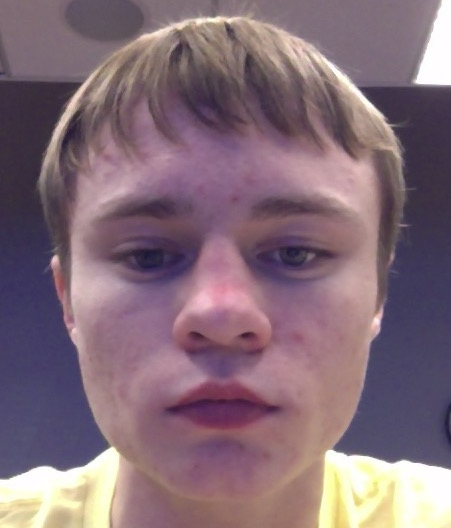
#> input picture myPic.jpg, 451 x 528 px
$ python findObj.py   (older library calls are emulated)
#> lines starting #> are read from the running program, lines starting #| are printed output that depends on the picture
### find_obj.py
#!/usr/bin/env python

'''
Feature-based image matching sample.

USAGE
  find_obj.py [--feature=<sift|surf|orb|brisk>[-flann]] [ <image1> <image2> ]

  --feature  - Feature to use. Can be sift, surf, orb or brisk. Append '-flann'
               to feature name to use Flann-based matcher instead bruteforce.

  Press left mouse button on a feature point to see its matching point.
'''

import numpy as np
import cv2
from common import anorm, getsize

FLANN_INDEX_KDTREE = 1  # bug: flann enums are missing
FLANN_INDEX_LSH    = 6


# [28 lines left out: function init_feature, not called in this run]


def filter_matches(kp1, kp2, matches, ratio = 0.75):
    mkp1, mkp2 = [], []
    for m in matches:
        if len(m) == 2 and m[0].distance < m[1].distance * ratio:
            m = m[0]
            mkp1.append( kp1[m.queryIdx] )
            mkp2.append( kp2[m.trainIdx] )
    p1 = np.float32([kp.pt for kp in mkp1])
    p2 = np.float32([kp.pt for kp in mkp2])
    kp_pairs = zip(mkp1, mkp2)
    return p1, p2, kp_pairs

def explore_match(win, img1, img2, kp_pairs, status = None, H = None):
    h1, w1 = img1.shape[:2]
    h2, w2 = img2.shape[:2]
    vis = np.zeros((max(h1, h2), w1+w2), np.uint8)
    vis[:h1, :w1] = img1
    vis[:h2, w1:w1+w2] = img2
    vis = cv2.cvtColor(vis, cv2.COLOR_GRAY2BGR)

    if H is not None:
        corners = np.float32([[0, 0], [w1, 0], [w1, h1], [0, h1]])
        corners = np.int32( cv2.perspectiveTransform(corners.reshape(1, -1, 2), H).reshape(-1, 2) + (w1, 0) )
        cv2.polylines(vis, [corners], True, (255, 255, 255))

    if status is None:
        status = np.ones(len(kp_pairs), np.bool_)
    p1 = np.int32([kpp[0].pt for kpp in kp_pairs])
    p2 = np.int32([kpp[1].pt for kpp in kp_pairs]) + (w1, 0)

    green = (0, 255, 0)
    red = (0, 0, 255)
    white = (255, 255, 255)
    kp_color = (51, 103, 236)
    for (x1, y1), (x2, y2), inlier in zip(p1, p2, status):
        if inlier:
            col = green
            cv2.circle(vis, (x1, y1), 2, col, -1)
            cv2.circle(vis, (x2, y2), 2, col, -1)
        else:
            col = red
            r = 2
            thickness = 3
            cv2.line(vis, (x1-r, y1-r), (x1+r, y1+r), col, thickness)
            cv2.line(vis, (x1-r, y1+r), (x1+r, y1-r), col, thickness)
            cv2.line(vis, (x2-r, y2-r), (x2+r, y2+r), col, thickness)
            cv2.line(vis, (x2-r, y2+r), (x2+r, y2-r), col, thickness)
    vis0 = vis.copy()
    for (x1, y1), (x2, y2), inlier in zip(p1, p2, status):
        if inlier:
            cv2.line(vis, (x1, y1), (x2, y2), green)

    cv2.imshow(win, vis)
    '''
    def onmouse(event, x, y, flags, param):
        cur_vis = vis
        if flags & cv2.EVENT_FLAG_LBUTTON:
            cur_vis = vis0.copy()
            r = 8
            m = (anorm(p1 - (x, y)) < r) | (anorm(p2 - (x, y)) < r)
            idxs = np.where(m)[0]
            kp1s, kp2s = [], []
            for i in idxs:
                 (x1, y1), (x2, y2) = p1[i], p2[i]
                 col = (red, green)[status[i]]
                 cv2.line(cur_vis, (x1, y1), (x2, y2), col)
                 kp1, kp2 = kp_pairs[i]
                 kp1s.append(kp1)
                 kp2s.append(kp2)
            cur_vis = cv2.drawKeypoints(cur_vis, kp1s, flags=4, color=kp_color)
            cur_vis[:,w1:] = cv2.drawKeypoints(cur_vis[:,w1:], kp2s, flags=4, color=kp_color)

        cv2.imshow(win, cur_vis)
    cv2.setMouseCallback(win, onmouse)
    '''
    return vis


# [60 lines that do not run on import are left out]

### findObj.py
import numpy as np
import cv2
from find_obj import filter_matches,explore_match

cap = cv2.VideoCapture(0)
searchFor = cv2.imread('myPic.jpg',0)
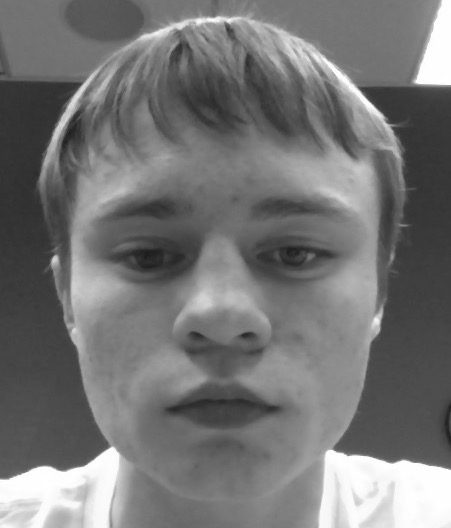
#> searchFor: shape (528, 451); min 29, max 255, mean 117.3

while(True):
	# Capture frame-by-frame
	ret, frame = cap.read()
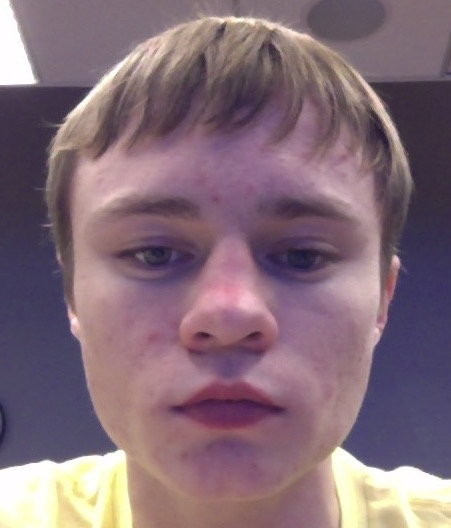
#> input picture myPic_H.jpg, 451 x 528 px, given in place of the camera
#> frame is the input picture: shape (528, 451, 3); mean B, G, R 120.2, 109, 132.5
	searchIn = cv2.cvtColor(frame, cv2.COLOR_BGR2GRAY)
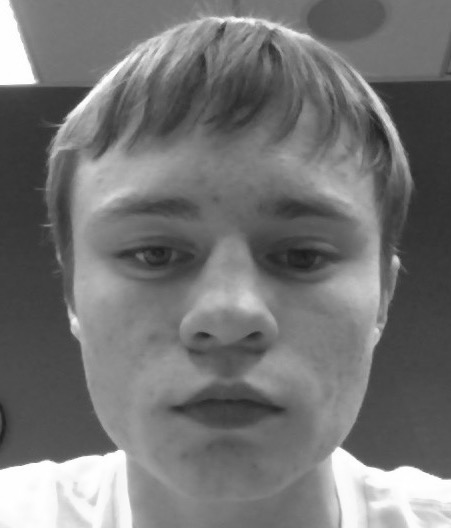
#> searchIn: shape (528, 451); min 28, max 255, mean 117.3

	img1 = searchFor
	img2 = searchIn

	# Initiate SIFT detector
	orb = cv2.ORB()

	# find the keypoints and descriptors with SIFT
	kp1, des1 = orb.detectAndCompute(img1,None)
#> kp1 = 419 keypoints; strongest (x, y, size): (112, 448, 77.1), (112, 449, 53.6), (55, 257, 37.2), (55, 256, 44.6)
	kp2, des2 = orb.detectAndCompute(img2,None)
#> kp2 = 426 keypoints; strongest (x, y, size): (336, 448, 77.1), (337, 449, 53.6), (337, 448, 44.6), (395, 256, 44.6)

	# create BFMatcher object
	bf = cv2.BFMatcher(cv2.NORM_HAMMING)#, crossCheck=True)

	matches = bf.knnMatch(des1, trainDescriptors = des2, k = 2)
#> matches = 419 matches
	p1, p2, kp_pairs = filter_matches(kp1, kp2, matches)
#> after the loop in filter_matches, `for m in matches:`: mkp1 = 23 keypoints; strongest (x, y, size): (332, 450, 31), (63, 471, 44.6), (325, 454, 37.2), (203, 376, 92.6); mkp2 = 23 keypoints; strongest (x, y, size): (34, 81, 31), (341, 446, 31), (59, 462, 44.6), (247, 376, 111.1)
#> in filter_matches, `p1 = np.float32([kp.pt for kp in mkp1])`: p1 = 23 rows, first 8: [308, 59], [332, 450], [384, 461], [168, 409.2], [325.2, 453.6], [57.6, 469.2], [63.36, 470.9], [276.5, 407.8]
#> in filter_matches, `p2 = np.float32([kp.pt for kp in mkp2])`: p2 = 23 rows, first 8: [361.2, 107.1], [341, 446], [384, 471], [172.1, 408.5], [34, 81], [55, 461], [59.04, 462.2], [282, 409.2]
	explore_match('find_obj', img1,img2,kp_pairs)#cv2 shows image
#> in explore_match, `vis[:h1, :w1] = img1`:
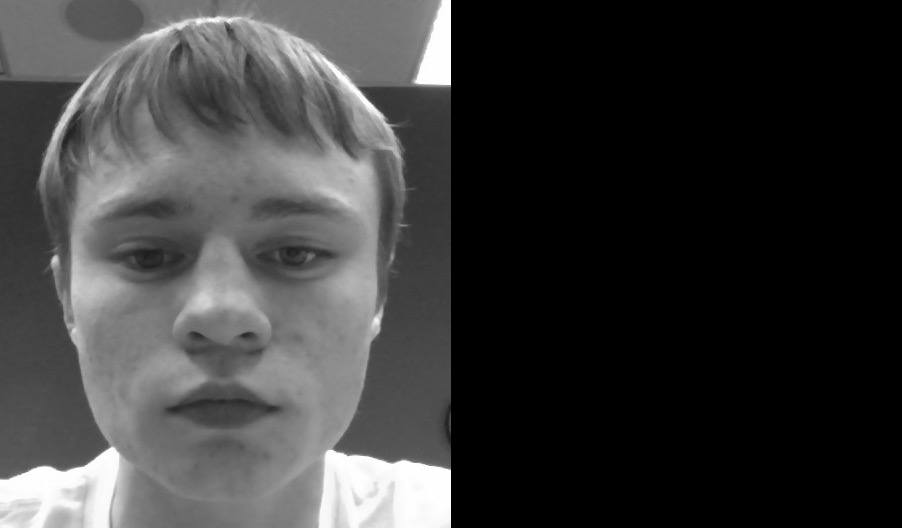
#> vis: shape (528, 902); min 0, max 255, mean 58.6
#> in explore_match, `vis[:h2, w1:w1+w2] = img2`:
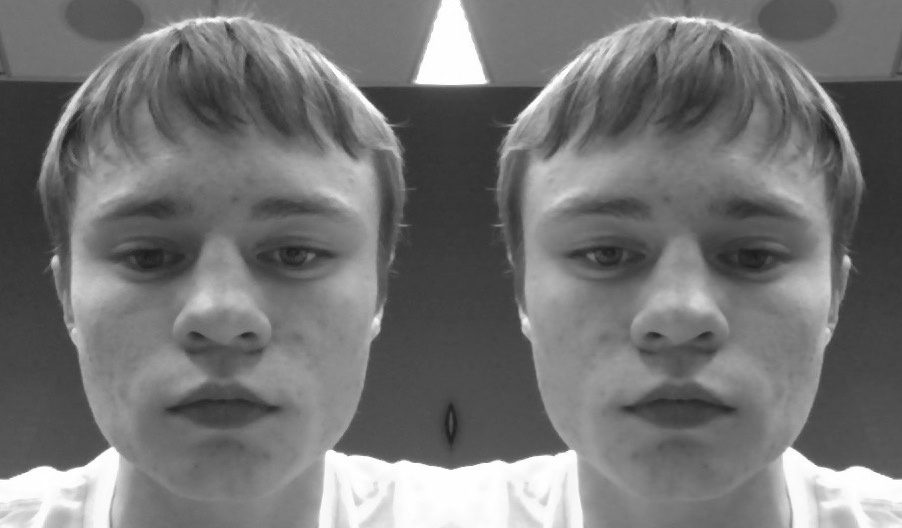
#> vis: shape (528, 902); min 28, max 255, mean 117.3
#> (the run stopped early here; a loop or call above may not have finished)
